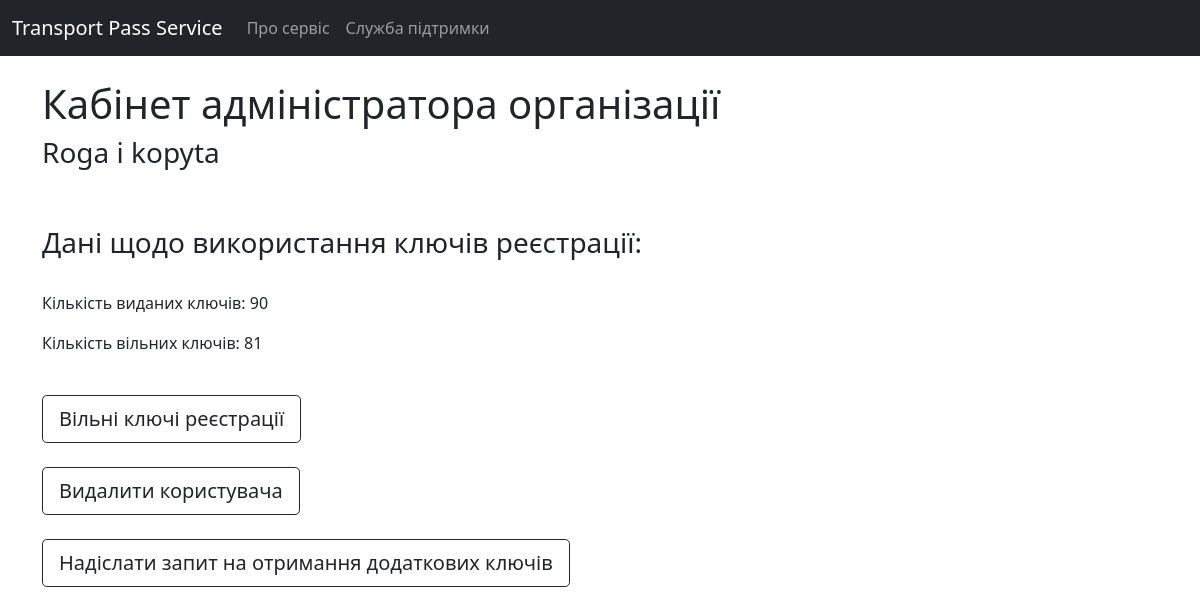
The page /company_admin (signed in) on the database as committed earlier.
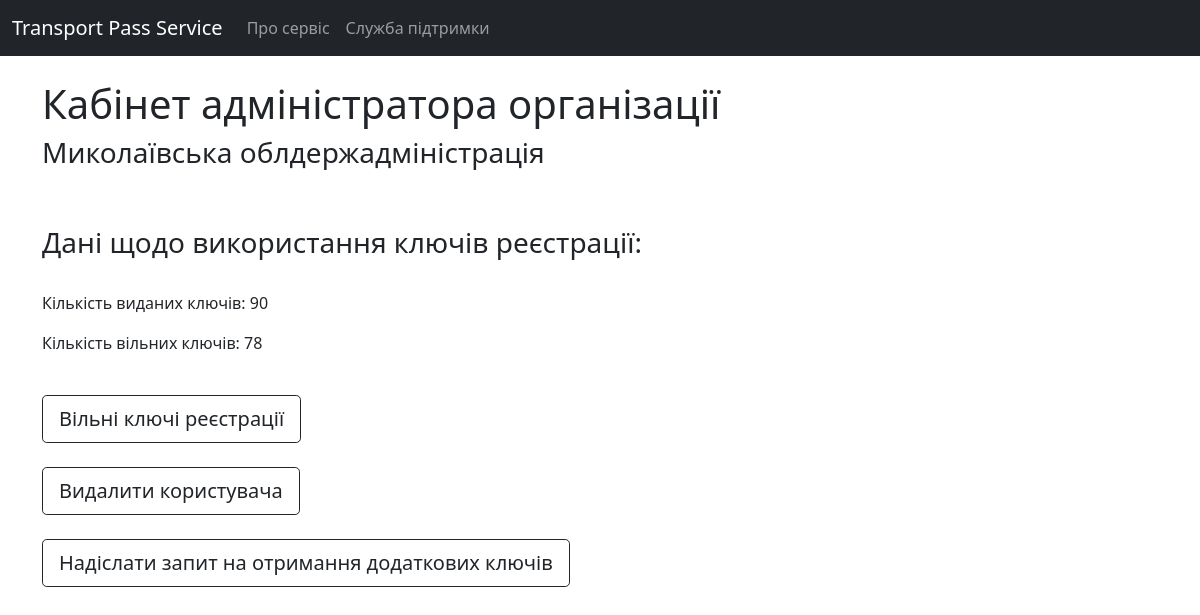
The same page on the database as committed later.
### account/models.py (models this page shows, shortened)
class User(AbstractUser):
    patronymic = models.CharField(max_length=100)
    birthdate = models.DateField(null=True)
    phone = models.CharField(max_length=50)
    company_admin = models.BooleanField(default=False)
    company = models.ForeignKey(Company, blank=True, null=True, on_delete=models.CASCADE)

class Company(models.Model):
    name = models.CharField(max_length=255)
    kod = models.CharField(max_length=8, unique=True)

### account/views/company_admin_views.py (the view)
# urls.py: path('company_admin', company_admin_views.company_admin, name='company_admin'),
@login_required
def company_admin(request):
    user: User = request.user
    all_codes_number = Code.objects.filter(company_id=user.company_id).count()
    free_codes_number = Code.objects.filter(user_id__isnull=True, company_id=user.company_id).count()
    context = {
        'user': user,
        'all_codes_number': all_codes_number,
        'free_codes_number': free_codes_number,
    }
    return render(request, 'account/company_admin/company_admin.html', context=context)

### account/templates/account/company_admin/company_admin.html (shortened to what this page needs)
{% extends 'account/base.html' %}
{% block content %}
    <h1>Кабінет адміністратора організації</h1>
    <h3>{{ user.company.name }}</h3><br/><br/>
    <h3>Дані щодо використання ключів реєстрації:</h3><br/>
    {% if all_codes_number %}
        <p>Кількість виданих ключів: {{ all_codes_number }}</p>
        <p>Кількість вільних ключів: {{ free_codes_number }}</p>
    {% else %}
        <p>Немає ключів у організації</p>
    {% endif %}
    <br/>
    <a href="{% url 'show_free_codes' %}" class="btn btn-outline-dark btn-lg">Вільні ключі реєстрації</a><br/><br/>
    <a href="{% url 'delete_user_by_admin' %}" class="btn btn-outline-dark btn-lg">Видалити користувача</a><br/><br/>
    <a href="{% url 'send_email_admin' %}" class="btn btn-outline-dark btn-lg">Надіслати запит на отримання додаткових ключів</a>
{% endblock %}

### account/templates/account/base.html (shortened to what this page needs)
<!doctype html>
<html lang="en">
  <head>
    <link href="https://cdn.jsdelivr.net/npm/bootstrap@5.0.0-beta3/dist/css/bootstrap.min.css" rel="stylesheet">
  </head>
  <body>
    <nav class="navbar navbar-expand-lg navbar-dark bg-dark">
  <div class="container-fluid">
    <a class="navbar-brand" href="{% url 'home' %}">Transport Pass Service</a>
    <div class="collapse navbar-collapse" id="navbarSupportedContent">
      <ul class="navbar-nav me-auto mb-2 mb-lg-0">
        <li class="nav-item">
          <a class="nav-link" href="#">Про сервіс</a>
        </li>
        <li class="nav-item">
          <a class="nav-link" href="#">Служба підтримки</a>
        </li>
      </ul>
    </div>
  </div>
</nav>
    <br/>
    <div class="container">
        {% block content %}
        {% endblock %}
    </div>
  </body>
</html>

Rows that differ between the two databases and show on the page:
changed User: company.name "Roga i kopyta" → "Миколаївська облдержадміністрація"
Other text that changed with them:
{{ free_codes_number }}: "81" → "78"
